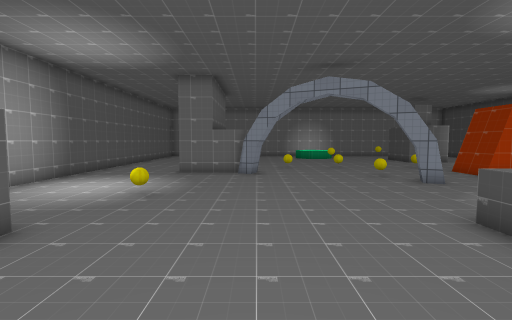
view 1 (above)

20 first-person views from a walk through a scene from a Unity 3-D project. The camera is 1.5 m above the floor, tilts 4° down and sees 85° across. The floor is counted in squares, 1 m on a side. Each view is taken from the middle of a square. On the plan, view 1 faces up. The plan holds only what a view shows up to about 14 squares ahead; the rest is blank. The place goes on beyond the plan. The player character is not drawn. Door leaves are left out, so doorways stand open. Some surface patterns are stand-ins.

view 2
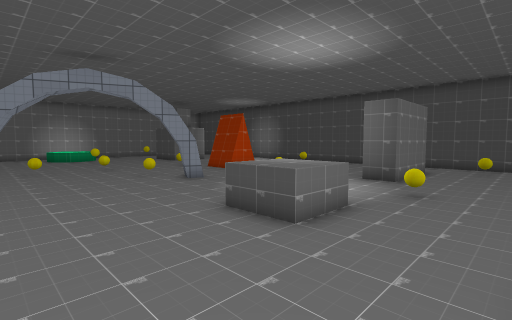

view 3
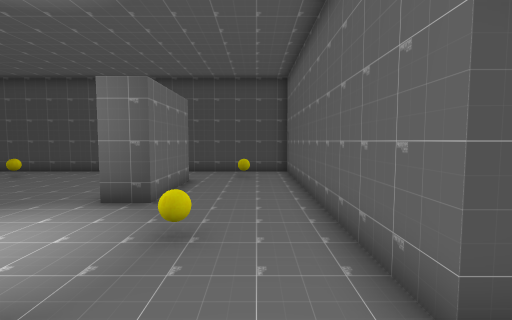

view 4
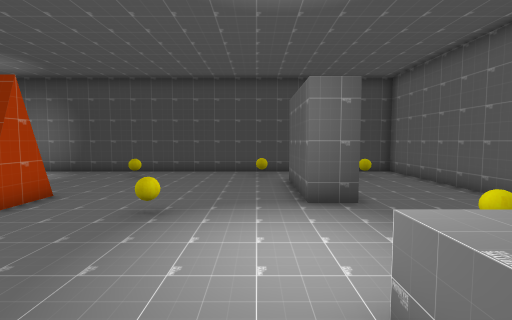

view 5
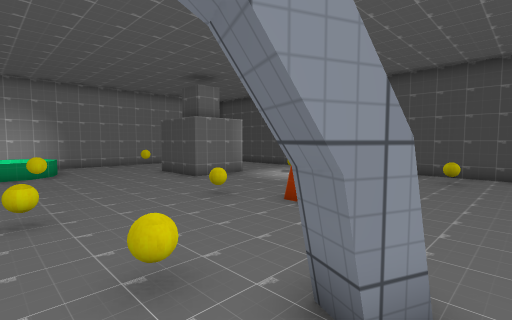

view 6
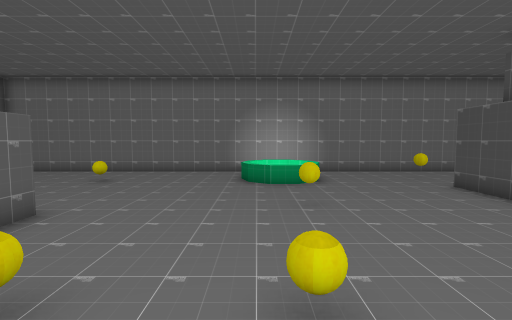

view 7
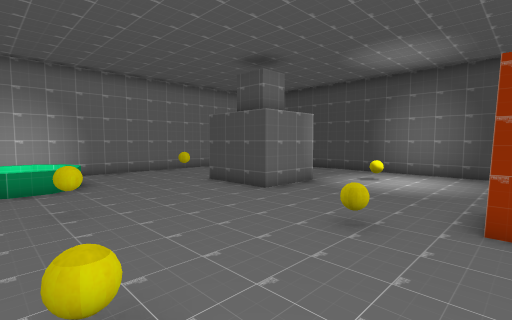

view 8
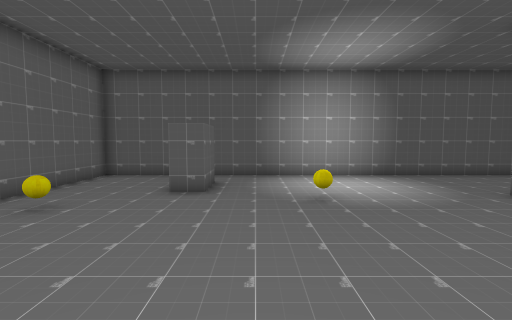

view 9
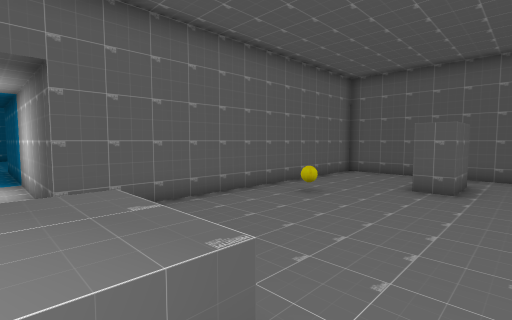

view 10
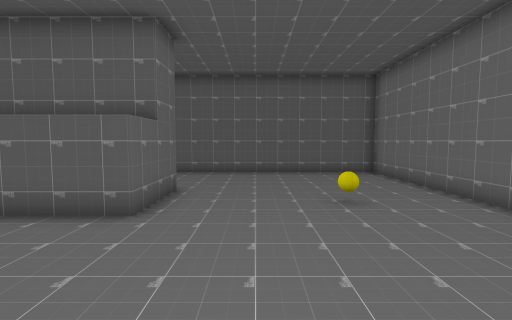

view 11
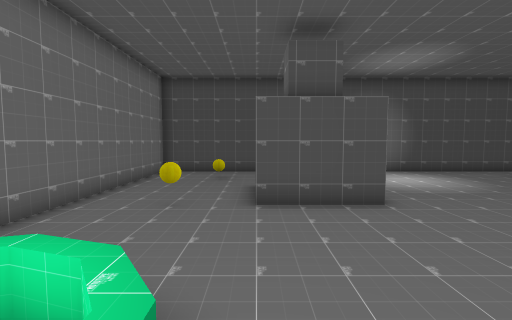

view 12
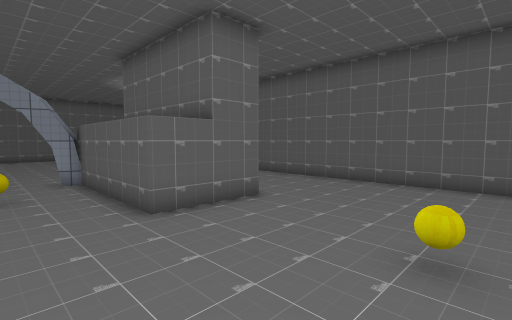

view 13
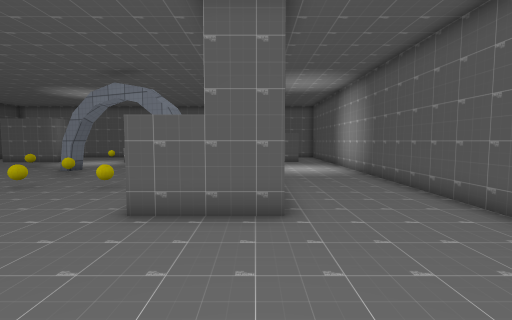

view 14
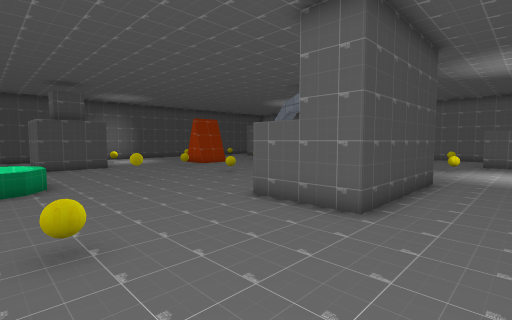

view 15
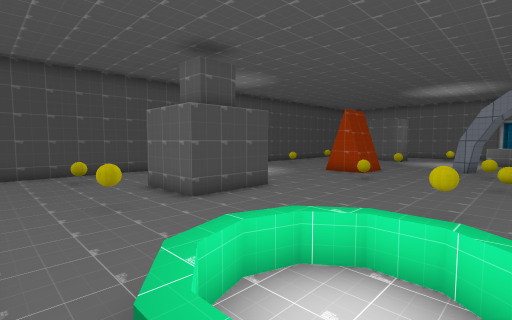

view 16
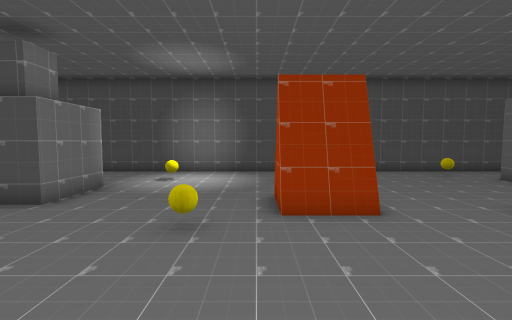

view 17
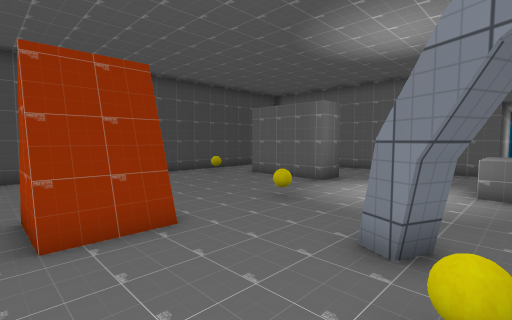

view 18
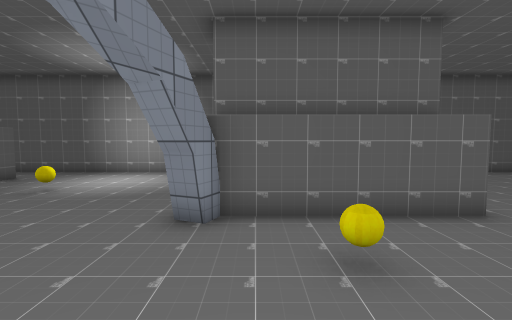

view 19
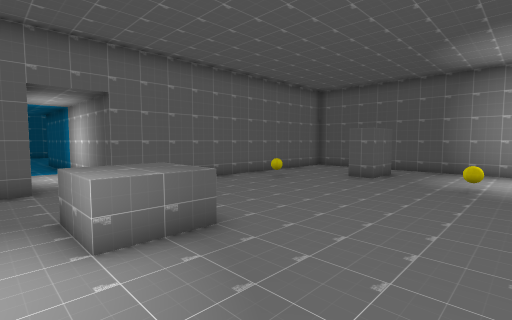

view 20
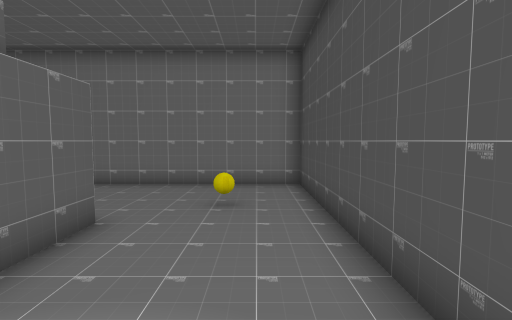

### Floor plan
Key: @ floor where view 1 was taken; # wall or solid block; . floor; D open door; = window, fence, low wall or low ledge; ^ raised ledge; B yellow ball; O other object.
Columns run from 8 left of view 1 to 18 right of it. Each row starts with its distance up from view 1.
 27 ###########################
 26 #............  ...........#
 25 #...........===...........#
 24 #...........=.=...B....B..#
 23 #.....B.....===...........#
 22 #..................###....#
 21 #..................###....#
 20 #............B.....###....#
 19 #..................###....#
 18 #....###..................#
 17 #....###...............B..#
 16 DDDDD# #..................#
 15 #....###..B.B....B........#
 14 #....###..................#
 13 #....####.........##......#
 12 #............B....##......#
 11 #......................B..#
 10 #.............#...........#
  9 #.........................#
  8 #....B............B.......#
  7 #.........................#
  6 #.......................O.#
  5 #...........^^^....####...#
  4 #..#........^^^....####...#
  3 #...........^^^...........#
  2 #...............B......B..#
  1 #.....B...................#
  0 #.......@.................#
 -1 #############.#############
 -2             #.#
 -3             #.#
 -4             #.#

Positions as (right, up) in squares from view 1, and headings:
1: (0, 0), facing up
2: (0, 0), facing up-right
3: (4, 1), facing right
4: (4, 6), facing right
5: (4, 9), facing up-right
6: (4, 13), facing up
7: (4, 13), facing up-right
8: (4, 6), facing left
9: (5, 6), facing down-left
10: (5, 21), facing left
11: (4, 22), facing right
12: (2, 24), facing down-left
13: (-3, 24), facing down
14: (-6, 24), facing down-right
15: (4, 26), facing down-right
16: (4, 14), facing right
17: (5, 14), facing down-right
18: (5, 14), facing left
19: (7, 9), facing down-left
20: (16, 17), facing up
